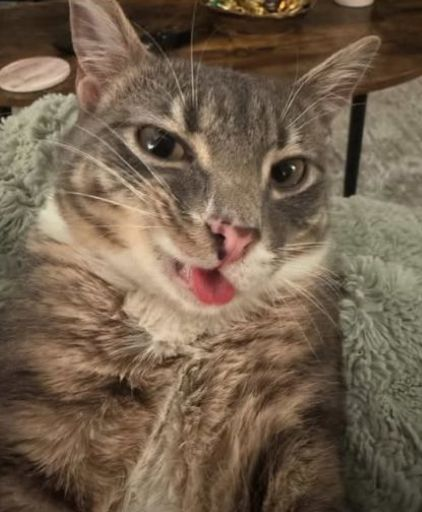
#> input picture Homework Folder/Homework1/images/hw1_pic1.jpg, 422 x 512 px
$ python wrapper.py
#> lines starting #> are read from the running program, lines starting #| are printed output that depends on the picture; after the words box and inside, x2 and y2 are one past the last pixel; in counts of white or black regions, pixels touching at a corner belong together; long printed decimals are rounded
### Homework Folder/Homework1/hw1.py
import random

import cv2
import numpy as np


def read_image(image_path: str) -> np.ndarray:

    """
     This function reads an image and returns it as a numpy array
     :param image_path: String of path to file
     :return img: Image array as ndarray
     """
    img = cv2.imread(image_path) #basic img reading, taking in the path and reading it
    return np.copy(img)


def extract_green(img: np.ndarray) -> np.ndarray:
    """
        This function takes an image and returns the green channel
        :param img: Image array as ndarray
        :return: Image array as ndarray of just green channel
        """
    g = img.copy() #copying the given image as to not affect the original
    g= g[:,:,1] #this takes all the green from the rows and columns of pixels and should return the green channel
    #channels are RGB conventially but CVS uses BGR instead so B is channel 0, green stays channel 1 and red is channel 2
    return np.copy(g)


def extract_red(img: np.ndarray) -> np.ndarray:
    """
       This function takes an image and returns the red channel
       :param img: Image array as ndarray
       :return: Image array as ndarray of just red channel
       """
    r = img.copy()
    r= r[:,:,2] #this takes all the red from the rows and columns of pixels and should return the red channel
    return np.copy(r)


def extract_blue(img: np.ndarray) -> np.ndarray:
    """
       This function takes an image and returns the blue channel
       :param img: Image array as ndarray
       :return: Image array as ndarray of just blue channel
       """
    b = img.copy()
    b = b[:,:,0] #this takes all the blue from the rows and columns of pixels and should return the blue channel
    return np.copy(b)


def swap_red_green_channel(img: np.ndarray) -> np.ndarray:
    """
       This function takes an image and returns the image with the red and green channel
       :param img: Image array as ndarray
       :return: Image array as ndarray of red and green channels swapped
       """
    imgswap = img.copy() #coppying the given img
    red = imgswap[:,:,2].copy() # copying all the values in the red channel
    green = imgswap[:,:,1].copy()#copying all the value in the green channel
    imgswap[:,:,2] = green #setting all the red to green
    imgswap[:,:,1] = red    #setting all the green to red
    return np.copy(imgswap)


def embed_middle(image1: np.ndarray, image2: np.ndarray, embed_size: (int, int)) -> np.ndarray:
    """
      This function takes two images and embeds the embed_size pixels from img2 onto img1
      :param img1: Image array as ndarray
      :param img2: Image array as ndarray
      :param embed_size: Tuple of size (width, height)
      :return: Image array as ndarray of img1 with img2 embedded in the middle
      """

    img1 = image1.copy() #copying image 1
    img2 = image2.copy() #copying image 2
    center_y = img1.shape[0] // 2 # getting the shape so we can get the middle row of the image height
    center_x = img1.shape[1] // 2   # getting the shape so we can get the middle row of the image width

    x = embed_size[0] // 2 # this is because we are taking in 60 pixles but technically we want 30 pixles up and 30 down to get a 60x60
    y = embed_size[1] // 2
    img_slice = img1[center_y-x:center_y+y, center_x-x :center_x+y,:] #extracting the slice of the image should be a 60x60 pixels

    center2_y = img2.shape[0] // 2 # taking the shape of the second img
    center2_x = img2.shape[1] // 2

    img2[center2_y-x:center2_y+y, center2_x-x :center2_x+y,:] = img_slice # placing the image slice on top of the middle of the second image

    return np.copy(img2)


def calc_stats(img: np.ndarray) -> np.ndarray:
    """
    This function takes an image and returns the mean and standard deviation
    :param img: Image array as ndarray
    :return: Numpy array with mean and standard deviation in that order
    """

    imgcalc = img.copy() #copying given img
    mean, std = cv2.meanStdDev(imgcalc) # getting the mean and standard deviation of the image
    return np.array([float(mean[0][0]), float(std[0][0])], dtype=np.float64) # returning an array of the mean and standard deviation, 64 bits allows for room


def shift_image(img: np.ndarray, shift_val: int) -> np.ndarray:
    """
    This function takes an image and returns the image shifted by shift_val pixels to the right.
    Should have an appropriate border for the shifted area:
    https://docs.opencv.org/3.4/dc/da3/tutorial_copyMakeBorder.html

    Returned image should be the same size as the input image.
    :param img: Image array as ndarray
    :param shift_val: Value to shift the image
    :return: Shifted image as ndarray
    """
    x = int(shift_val) #getting the int of the shift val, should already be int but this works so.
    h, w = img.shape # getting the height and width of the img
    imgshift = img.copy() # copying the image
    imgshift = cv2.copyMakeBorder(imgshift,0,0,x,0,cv2.BORDER_REPLICATE,value=0) # making sure we replicate the border that is going to be shifted to the right, i chose replicate because its better then a black side
    imgshift = imgshift[:,:w] #cropping
    return np.copy(imgshift)


def difference_image(img1: np.ndarray, img2: np.ndarray) -> np.ndarray:
    """
    This function takes two images and returns the first subtracted from the second

    Make sure the image to return is normalized:
    https://docs.opencv.org/4.x/d2/de8/group__core__array.html#ga87eef7ee3970f86906d69a92cbf064bd

    :param img1: Image array as ndarray
    :param img2: Image array as ndarray
    :return: Image array as ndarray
    """
    image1 = img1.copy()
    image2 = img2.copy()
    imgdiff = image1 - image2 #subtrating the original with the shifted, both are gray scale
    normimg = cv2.normalize(imgdiff,None,0,255,cv2.NORM_MINMAX) #normalizing the img difference
    return np.copy(normimg)


def add_channel_noise(img: np.ndarray, channel: int, sigma: int) -> np.ndarray:
    """
    This function takes an image and adds noise to the specified channel.

    Should probably look at randn from numpy

    Make sure the image to return is normalized:
    https://docs.opencv.org/4.x/d2/de8/group__core__array.html#ga87eef7ee3970f86906d69a92cbf064bd

    :param img: Image array as ndarray
    :param channel: Channel to add noise to
    :param sigma: Gaussian noise standard deviation
    :return: Image array with gaussian noise added
    """
    noisyimg = img.copy().astype(np.float32) #copying the image as a float
    gaussian = np.random.normal(0, sigma, (img.shape[0], img.shape[1])) #adding random noise with a set sigma
    noisyimg[:, :, channel] += gaussian #adding the noise to one channel specifically
    norming = cv2.normalize(noisyimg, None, 0, 255, cv2.NORM_MINMAX) #normalizing
    return np.copy(norming.astype(np.uint8))

def add_salt_pepper(img: np.ndarray) -> np.ndarray:
    """
    This function takes an image and adds salt and pepper noise.

    Must only work with grayscale images
    :param img: Image array as ndarray
    :return: Image array with salt and pepper noise
    """
    saltpepperimg = img.copy()
    h, w = saltpepperimg.shape #getting the height and width of the img
    numofpixels = 5000  #num of black and white pixels
    #this gets a random coordinate and makes it white or black
    for i in range(numofpixels):

        y_coord = random.randint(0, h - 1)
        x_coord = random.randint(0, w - 1)

        saltpepperimg[y_coord][x_coord] = 255

    for i in range(numofpixels):

        y_coord = random.randint(0, h - 1)
        x_coord = random.randint(0, w - 1)

        saltpepperimg[y_coord][x_coord] = 0

    return np.copy(saltpepperimg)


def blur_image(img: np.ndarray, ksize: int) -> np.ndarray:
    """
    This function takes an image and returns the blurred image

    https://docs.opencv.org/4.x/dc/dd3/tutorial_gausian_median_blur_bilateral_filter.html
    :param img: Image array as ndarray
    :param ksize: Kernel Size for medianBlur
    :return: Image array with blurred image
    """
    medBlurimg = img.copy()
    #standered blur with k size very simple from cv
    medBlurimg = cv2.medianBlur(medBlurimg, ksize, 0)

    return np.copy(medBlurimg)

### Homework Folder/Homework1/wrapper.py
import os
import cv2
from hw1 import *


def main() -> None:
    # TODO: Add in images to read
    img1 = read_image("images/hw1_pic1.jpg")  # calling function read_image should make a copy of the original image just in case
#> in read_image, img is the input picture: shape (512, 422, 3); mean B, G, R 77.4, 96.8, 115.1
    img2 = read_image("images/hw1_pic2.jpg")
#> call 2 of read_image, with image_path = 'images/hw1_pic2.jpg'
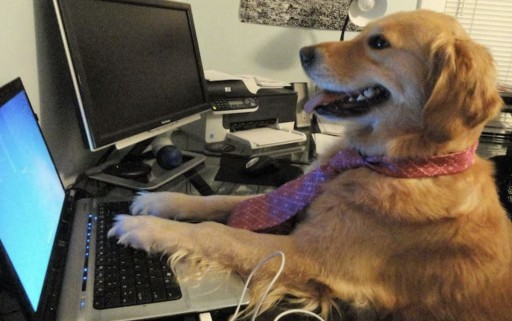
#> input picture Homework Folder/Homework1/images/hw1_pic2.jpg, 512 x 321 px
#> in read_image, img is the input picture: shape (321, 512, 3); mean B, G, R 82.7, 98.8, 109

    # TODO: replace None with the correct code to convert img1 and img2
    hw1_pic1_gray = img1.copy()  # making a copy of a copy just for added layer of convolution, confusion and concern
    hw1_pic1_gray = cv2.cvtColor(hw1_pic1_gray, cv2.COLOR_BGR2GRAY)  # changing the image to gray scale
    hw1_pic2_gray = img2.copy()
    hw1_pic2_gray = cv2.cvtColor(hw1_pic2_gray, cv2.COLOR_BGR2GRAY)

    hw1_pic1_hsv = img1.copy()
    hw1_pic1_hsv = cv2.cvtColor(hw1_pic1_hsv, cv2.COLOR_BGR2HSV)
#> hw1_pic1_hsv: shape (512, 422, 3); mean H, S, V 16.8, 90.7, 115.1
    hw1_pic2_hsv = img2.copy()
    hw1_pic2_hsv = cv2.cvtColor(hw1_pic2_hsv, cv2.COLOR_BGR2HSV)
#> hw1_pic2_hsv: shape (321, 512, 3); mean H, S, V 34.4, 85.1, 117.1

    hw1_pic1_red = extract_red(img1)
    hw1_pic1_green = extract_green(img1)
    hw1_pic1_blue = extract_blue(img1)

    hw1_pic2_red = extract_red(img2)
    hw1_pic2_green = extract_green(img2)
    hw1_pic2_blue = extract_blue(img2)

    hw1_pic1_swapped = swap_red_green_channel(img1)
    hw1_pic2_swapped = swap_red_green_channel(img2)

    hw1_embedded = embed_middle(img1, img2, embed_size=(60, 60))
#> in embed_middle, `img2[center2_y-x:center2_y+y, center2_x-x :center2_x+y,:] = img_slice`:
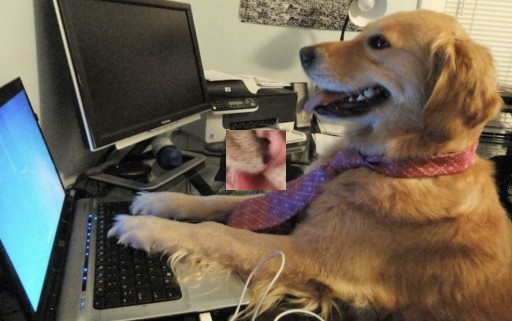
#> img2: shape (321, 512, 3); 2.19% of pixels changed, all inside (x1, y1, x2, y2) = (226, 130, 286, 190)

    hw1_pic1_stats = calc_stats(hw1_pic1_gray)
#> in calc_stats, `mean, std = cv2.meanStdDev(imgcalc)`: mean = [100]; std = [41.37]
#> hw1_pic1_stats = [100, 41.37]
    hw1_pic2_stats = calc_stats(hw1_pic2_gray)
#> hw1_pic2_stats = [100, 58.19]

    # TODO: Replace None with correct calls
    hw1_pic1_shift =shift_image(hw1_pic1_gray, 2)
    hw1_pic2_shift =shift_image(hw1_pic2_gray, 2)

    # TODO: Replace None with correct calls. The difference should be between the original and shifted image
    hw1_pic1_diff = difference_image(hw1_pic1_gray, hw1_pic1_shift)
    hw1_pic2_diff = difference_image(hw1_pic2_gray, hw1_pic2_shift)
#> in difference_image (call 2), `imgdiff = image1 - image2`:
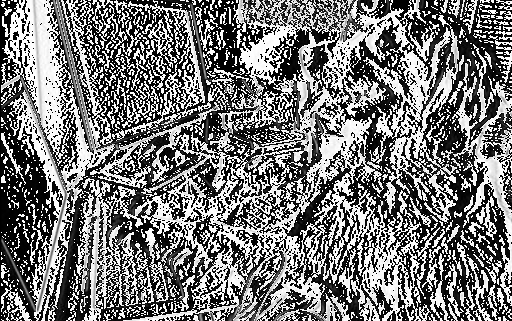
#> imgdiff: shape (321, 512); min 0, max 255, mean 119.6

    # TODO: Select appropriate sigma and call functions
    sigma = 50

    hw1_pic1_noise_red = add_channel_noise(img1 ,2, sigma)
    hw1_pic1_noise_green = add_channel_noise(img1 ,1, sigma)
    hw1_pic1_noise_blue = add_channel_noise(img1 ,0, sigma)

    hw1_pic2_noise_red = add_channel_noise(img2, 2, sigma)
    hw1_pic2_noise_green = add_channel_noise(img2, 1, sigma)
    hw1_pic2_noise_blue = add_channel_noise(img2, 0, sigma)
#> in add_channel_noise (call 6), `noisyimg[:, :, channel] += gaussian`:
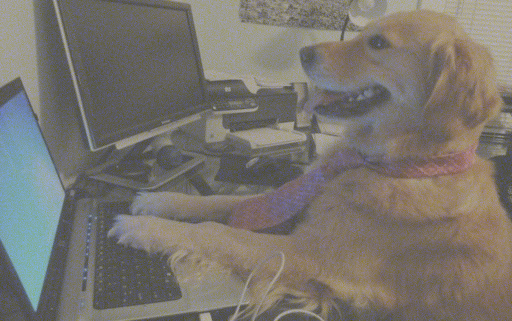
#> noisyimg: shape (321, 512, 3) float32; mean B, G, R 82.6, 98.8, 109; drawn with min black and max white

    hw1_pic1_spnoise = add_salt_pepper(hw1_pic1_gray)
#> after the loop in add_salt_pepper, `for i in range(numofpixels):`: saltpepperimg: shape (512, 422); min 4, max 255, mean 103.6
#> after the loop in add_salt_pepper, `for i in range(numofpixels):`:
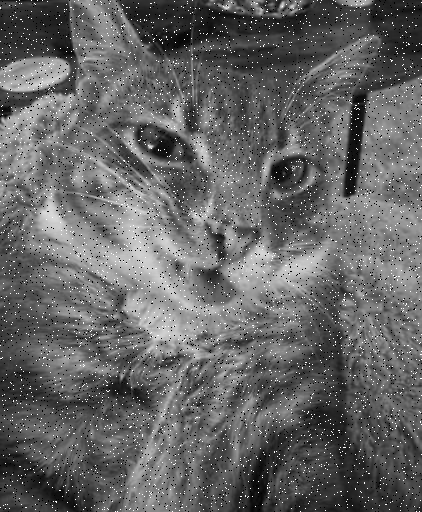
#> saltpepperimg: shape (512, 422); min 0, max 255, mean 101.2
    hw1_pic2_spnoise = add_salt_pepper(hw1_pic2_gray)
#> after the loop in add_salt_pepper (call 2), `for i in range(numofpixels):`:
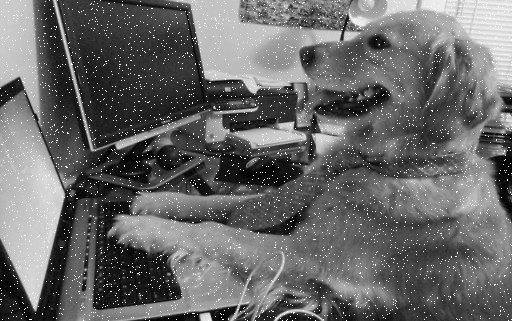
#> saltpepperimg: shape (321, 512); min 0, max 255, mean 104.6
#> after the loop in add_salt_pepper (call 2), `for i in range(numofpixels):`:
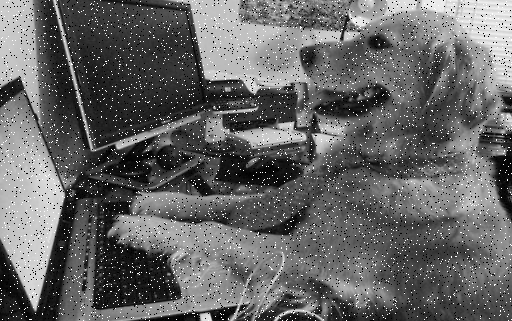
#> saltpepperimg: shape (321, 512); 2.99% of pixels changed, all inside (x1, y1, x2, y2) = (0, 0, 512, 321)

    # TODO: Select appropriate ksize, must be odd
    ksize = 11
    hw1_pic1_blur = blur_image(hw1_pic1_spnoise, ksize)
    hw1_pic2_blur = blur_image(hw1_pic2_spnoise, ksize)

    # TODO: Write out all images to appropriate files
    # load images

    cv2.imshow("Original image 1", img1)
    cv2.imshow("Original image 2", img2)
    # gray scale of each img
    cv2.imshow("Gray Scale image 1", hw1_pic1_gray)  # display image
    cv2.imshow("Gray Scale image 2", hw1_pic2_gray)

    # hsv of each img
    cv2.imshow("HSV image 1", hw1_pic1_hsv)
    cv2.imshow("HSV image 2", hw1_pic2_hsv)

    # extracting red
    cv2.imshow("Red image 1", hw1_pic1_red)  # display image
    cv2.imshow("Red image 2", hw1_pic2_red)  # display image

    # extracting green
    cv2.imshow("Green image 1", hw1_pic1_green)  # display image
    cv2.imshow("Green image 2", hw1_pic2_green)  # display image

    # extracting blue
    cv2.imshow("Blue image 1", hw1_pic1_blue)  # display image
    cv2.imshow("Blue image 2", hw1_pic2_blue)  # display image

    # swapping red and green channels
    cv2.imshow("Swapping red and green channels image 1", hw1_pic1_swapped)  # display image
    cv2.imshow("Swapping red and green channels image 2", hw1_pic2_swapped)  # display image
    # taking the pixles and pasting them elsewhere
    cv2.imshow("Image 1 middle 60x60 pixles sliced and moved to the middle of image2", hw1_embedded)

    #Shows mean and standard deviation of img
    print("Mean and standard deviation of pic1: ",hw1_pic1_stats)
#| Mean and standard deviation of pic1:  [100.030  41.367]
    print("Mean and standard deviation of pic2: ",hw1_pic2_stats)
#| Mean and standard deviation of pic2:  [99.996 58.191]

    #Shifted image to the right by 2 pixels and then replicating border
    cv2.imshow("Shifted right image 1", hw1_pic1_shift)
    cv2.imshow("Shifted right image 2", hw1_pic2_shift)

    #The difference of the images then normalized
    cv2.imshow("Differance of img 1", hw1_pic1_diff)
    cv2.imshow("Differance of img 2", hw1_pic2_diff)

    #adding noise to different channels
    cv2.imshow("Adding noise to red image 1", hw1_pic1_noise_red)
    cv2.imshow("Adding noise to green image 1", hw1_pic1_noise_green)
    cv2.imshow("Adding noise to blue image 1", hw1_pic1_noise_blue)

    cv2.imshow("Adding noise to red image 2", hw1_pic2_noise_red)
    cv2.imshow("Adding noise to green image 2", hw1_pic2_noise_green)
    cv2.imshow("Adding noise to blue image 2", hw1_pic2_noise_blue)

    #salt and pepper filter on the grayscale

    cv2.imshow("Salt and pepper of image 1", hw1_pic1_spnoise)
    cv2.imshow("Salt and pepper of image 2", hw1_pic2_spnoise)

    #Applying the median blur to the salt and pepper image
    cv2.imshow("Median blur to sp image 1", hw1_pic1_blur)
    cv2.imshow("Median blur to sp image 2", hw1_pic2_blur)


    cv2.waitKey(0)

if __name__ == '__main__':
    main()
